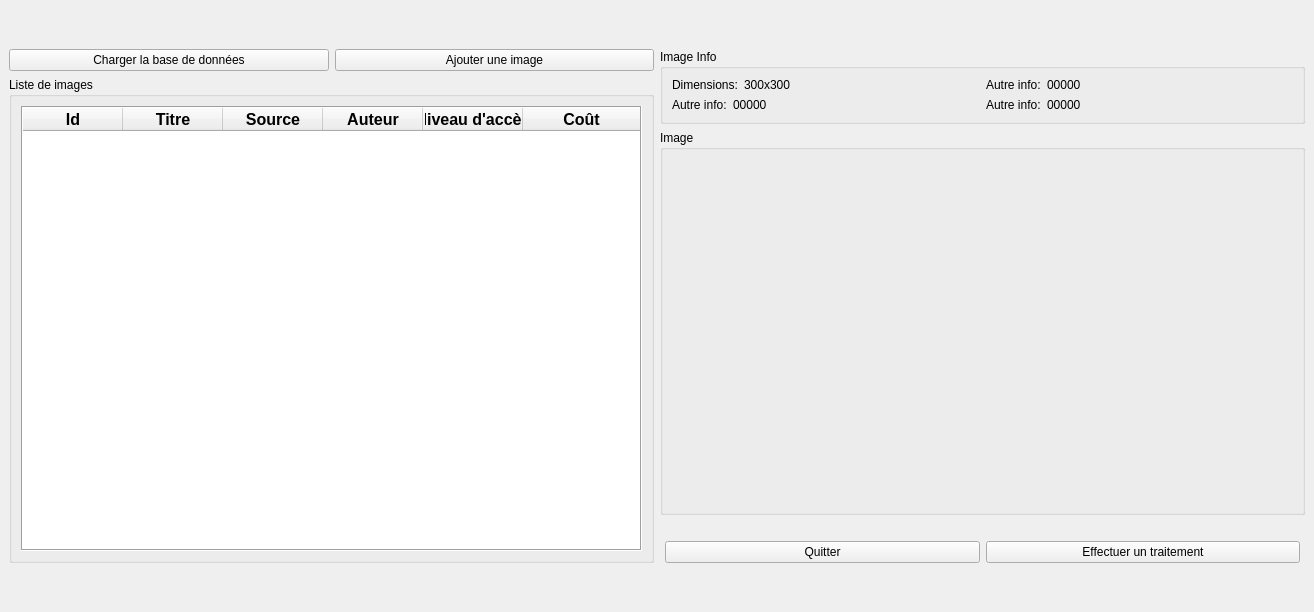
<?xml version="1.0" encoding="UTF-8"?>
<ui version="4.0">
 <class>ListWindow</class>
 <widget class="QMainWindow" name="ListWindow">
  <property name="geometry">
   <rect>
    <x>0</x>
    <y>0</y>
    <width>1314</width>
    <height>612</height>
   </rect>
  </property>
  <property name="windowTitle">
   <string>Base de données</string>
  </property>
  <widget class="QWidget" name="centralwidget">
   <layout class="QVBoxLayout" name="verticalLayout_6">
    <item>
     <spacer name="verticalSpacer_2">
      <property name="orientation">
       <enum>Qt::Vertical</enum>
      </property>
      <property name="sizeType">
       <enum>QSizePolicy::Preferred</enum>
      </property>
      <property name="sizeHint" stdset="0">
       <size>
        <width>20</width>
        <height>40</height>
       </size>
      </property>
     </spacer>
    </item>
    <item>
     <layout class="QHBoxLayout" name="horizontalLayout_7">
      <item>
       <layout class="QVBoxLayout" name="verticalLayout_3" stretch="0,1">
        <item>
         <layout class="QHBoxLayout" name="horizontalLayout_6">
          <item>
           <widget class="QPushButton" name="selectDatabaseButton">
            <property name="sizePolicy">
             <sizepolicy hsizetype="MinimumExpanding" vsizetype="MinimumExpanding">
              <horstretch>0</horstretch>
              <verstretch>0</verstretch>
             </sizepolicy>
            </property>
            <property name="styleSheet">
             <string notr="true"/>
            </property>
            <property name="text">
             <string>Charger la base de données</string>
            </property>
           </widget>
          </item>
          <item>
           <widget class="QPushButton" name="addImageButton">
            <property name="sizePolicy">
             <sizepolicy hsizetype="MinimumExpanding" vsizetype="MinimumExpanding">
              <horstretch>0</horstretch>
              <verstretch>0</verstretch>
             </sizepolicy>
            </property>
            <property name="styleSheet">
             <string notr="true"/>
            </property>
            <property name="text">
             <string>Ajouter une image</string>
            </property>
           </widget>
          </item>
         </layout>
        </item>
        <item>
         <widget class="QGroupBox" name="List_group">
          <property name="sizePolicy">
           <sizepolicy hsizetype="MinimumExpanding" vsizetype="Preferred">
            <horstretch>0</horstretch>
            <verstretch>0</verstretch>
           </sizepolicy>
          </property>
          <property name="title">
           <string>Liste de images</string>
          </property>
          <layout class="QVBoxLayout" name="verticalLayout_2">
           <item>
            <widget class="QTableWidget" name="databaseTable">
             <property name="sizePolicy">
              <sizepolicy hsizetype="MinimumExpanding" vsizetype="MinimumExpanding">
               <horstretch>0</horstretch>
               <verstretch>0</verstretch>
              </sizepolicy>
             </property>
             <property name="autoFillBackground">
              <bool>false</bool>
             </property>
             <property name="styleSheet">
              <string notr="true"/>
             </property>
             <property name="frameShape">
              <enum>QFrame::Box</enum>
             </property>
             <property name="sizeAdjustPolicy">
              <enum>QAbstractScrollArea::AdjustIgnored</enum>
             </property>
             <property name="editTriggers">
              <set>QAbstractItemView::NoEditTriggers</set>
             </property>
             <property name="tabKeyNavigation">
              <bool>false</bool>
             </property>
             <property name="alternatingRowColors">
              <bool>true</bool>
             </property>
             <property name="selectionMode">
              <enum>QAbstractItemView::SingleSelection</enum>
             </property>
             <property name="selectionBehavior">
              <enum>QAbstractItemView::SelectRows</enum>
             </property>
             <property name="sortingEnabled">
              <bool>true</bool>
             </property>
             <property name="wordWrap">
              <bool>false</bool>
             </property>
             <attribute name="horizontalHeaderMinimumSectionSize">
              <number>50</number>
             </attribute>
             <attribute name="horizontalHeaderStretchLastSection">
              <bool>true</bool>
             </attribute>
             <attribute name="verticalHeaderVisible">
              <bool>false</bool>
             </attribute>
             <attribute name="verticalHeaderStretchLastSection">
              <bool>false</bool>
             </attribute>
             <column>
              <property name="text">
               <string>Id</string>
              </property>
              <property name="font">
               <font>
                <pointsize>12</pointsize>
                <bold>true</bold>
               </font>
              </property>
             </column>
             <column>
              <property name="text">
               <string>Titre</string>
              </property>
              <property name="font">
               <font>
                <pointsize>12</pointsize>
                <bold>true</bold>
               </font>
              </property>
             </column>
             <column>
              <property name="text">
               <string>Source</string>
              </property>
              <property name="font">
               <font>
                <pointsize>12</pointsize>
                <bold>true</bold>
               </font>
              </property>
             </column>
             <column>
              <property name="text">
               <string>Auteur</string>
              </property>
              <property name="font">
               <font>
                <pointsize>12</pointsize>
                <bold>true</bold>
               </font>
              </property>
             </column>
             <column>
              <property name="text">
               <string>Niveau d'accès</string>
              </property>
              <property name="font">
               <font>
                <pointsize>12</pointsize>
                <bold>true</bold>
               </font>
              </property>
             </column>
             <column>
              <property name="text">
               <string>Coût</string>
              </property>
              <property name="font">
               <font>
                <pointsize>12</pointsize>
                <bold>true</bold>
               </font>
              </property>
             </column>
            </widget>
           </item>
          </layout>
         </widget>
        </item>
       </layout>
      </item>
      <item>
       <layout class="QVBoxLayout" name="verticalLayout_5">
        <item>
         <widget class="QGroupBox" name="info_group">
          <property name="title">
           <string>Image Info</string>
          </property>
          <layout class="QGridLayout" name="gridLayout">
           <item row="0" column="0">
            <layout class="QHBoxLayout" name="horizontalLayout_2">
             <item>
              <widget class="QLabel" name="label_2">
               <property name="sizePolicy">
                <sizepolicy hsizetype="Fixed" vsizetype="Preferred">
                 <horstretch>0</horstretch>
                 <verstretch>0</verstretch>
                </sizepolicy>
               </property>
               <property name="text">
                <string>Dimensions:</string>
               </property>
              </widget>
             </item>
             <item>
              <widget class="QLabel" name="label_4">
               <property name="text">
                <string>300x300</string>
               </property>
              </widget>
             </item>
            </layout>
           </item>
           <item row="1" column="1">
            <layout class="QHBoxLayout" name="horizontalLayout_4">
             <item>
              <widget class="QLabel" name="label_8">
               <property name="sizePolicy">
                <sizepolicy hsizetype="Fixed" vsizetype="Preferred">
                 <horstretch>0</horstretch>
                 <verstretch>0</verstretch>
                </sizepolicy>
               </property>
               <property name="text">
                <string>Autre info:</string>
               </property>
              </widget>
             </item>
             <item>
              <widget class="QLabel" name="label_9">
               <property name="text">
                <string>00000</string>
               </property>
              </widget>
             </item>
            </layout>
           </item>
           <item row="1" column="0">
            <layout class="QHBoxLayout" name="horizontalLayout">
             <item>
              <widget class="QLabel" name="label_3">
               <property name="sizePolicy">
                <sizepolicy hsizetype="Fixed" vsizetype="Preferred">
                 <horstretch>0</horstretch>
                 <verstretch>0</verstretch>
                </sizepolicy>
               </property>
               <property name="text">
                <string>Autre info:</string>
               </property>
              </widget>
             </item>
             <item>
              <widget class="QLabel" name="label_5">
               <property name="text">
                <string>00000</string>
               </property>
              </widget>
             </item>
            </layout>
           </item>
           <item row="0" column="1">
            <layout class="QHBoxLayout" name="horizontalLayout_3">
             <item>
              <widget class="QLabel" name="label_6">
               <property name="sizePolicy">
                <sizepolicy hsizetype="Fixed" vsizetype="Preferred">
                 <horstretch>0</horstretch>
                 <verstretch>0</verstretch>
                </sizepolicy>
               </property>
               <property name="text">
                <string>Autre info:</string>
               </property>
              </widget>
             </item>
             <item>
              <widget class="QLabel" name="label_7">
               <property name="text">
                <string>00000</string>
               </property>
              </widget>
             </item>
            </layout>
           </item>
          </layout>
         </widget>
        </item>
        <item>
         <widget class="QGroupBox" name="imageGroup">
          <property name="sizePolicy">
           <sizepolicy hsizetype="Preferred" vsizetype="Preferred">
            <horstretch>0</horstretch>
            <verstretch>0</verstretch>
           </sizepolicy>
          </property>
          <property name="title">
           <string>Image</string>
          </property>
          <layout class="QVBoxLayout" name="verticalLayout_4">
           <item>
            <widget class="QLabel" name="image">
             <property name="sizePolicy">
              <sizepolicy hsizetype="MinimumExpanding" vsizetype="MinimumExpanding">
               <horstretch>0</horstretch>
               <verstretch>0</verstretch>
              </sizepolicy>
             </property>
             <property name="styleSheet">
              <string notr="true">Image...</string>
             </property>
             <property name="text">
              <string/>
             </property>
            </widget>
           </item>
          </layout>
         </widget>
        </item>
        <item>
         <layout class="QHBoxLayout" name="horizontalLayout_5" stretch="0,0">
          <property name="leftMargin">
           <number>5</number>
          </property>
          <property name="topMargin">
           <number>20</number>
          </property>
          <property name="rightMargin">
           <number>5</number>
          </property>
          <item>
           <widget class="QPushButton" name="exitButton">
            <property name="sizePolicy">
             <sizepolicy hsizetype="Preferred" vsizetype="Preferred">
              <horstretch>0</horstretch>
              <verstretch>0</verstretch>
             </sizepolicy>
            </property>
            <property name="text">
             <string>Quitter</string>
            </property>
           </widget>
          </item>
          <item>
           <widget class="QPushButton" name="imageProcessingButton">
            <property name="sizePolicy">
             <sizepolicy hsizetype="Preferred" vsizetype="Preferred">
              <horstretch>0</horstretch>
              <verstretch>0</verstretch>
             </sizepolicy>
            </property>
            <property name="text">
             <string>Effectuer un traitement</string>
            </property>
           </widget>
          </item>
         </layout>
        </item>
       </layout>
      </item>
     </layout>
    </item>
    <item>
     <spacer name="verticalSpacer">
      <property name="orientation">
       <enum>Qt::Vertical</enum>
      </property>
      <property name="sizeType">
       <enum>QSizePolicy::Preferred</enum>
      </property>
      <property name="sizeHint" stdset="0">
       <size>
        <width>20</width>
        <height>40</height>
       </size>
      </property>
     </spacer>
    </item>
   </layout>
  </widget>
  <action name="actionNew_Image">
   <property name="text">
    <string>New Image</string>
   </property>
  </action>
 </widget>
 <resources/>
 <connections/>
</ui>
